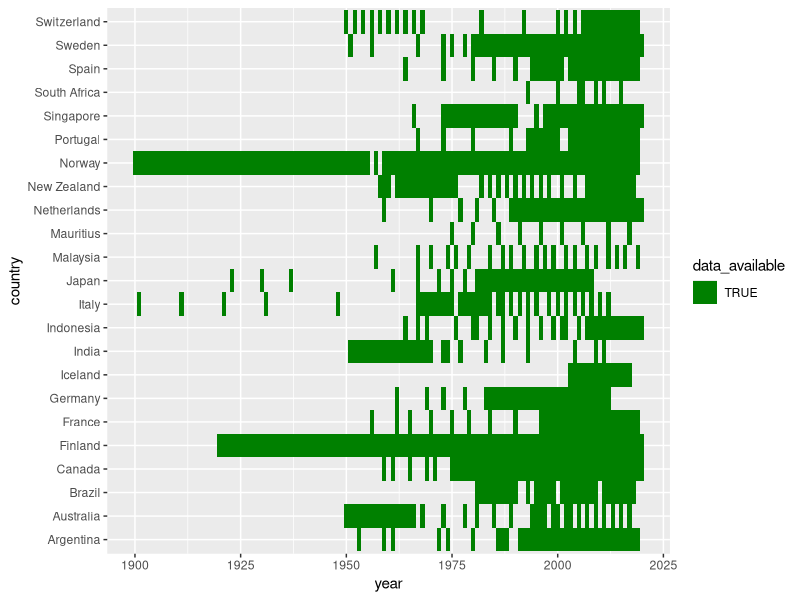
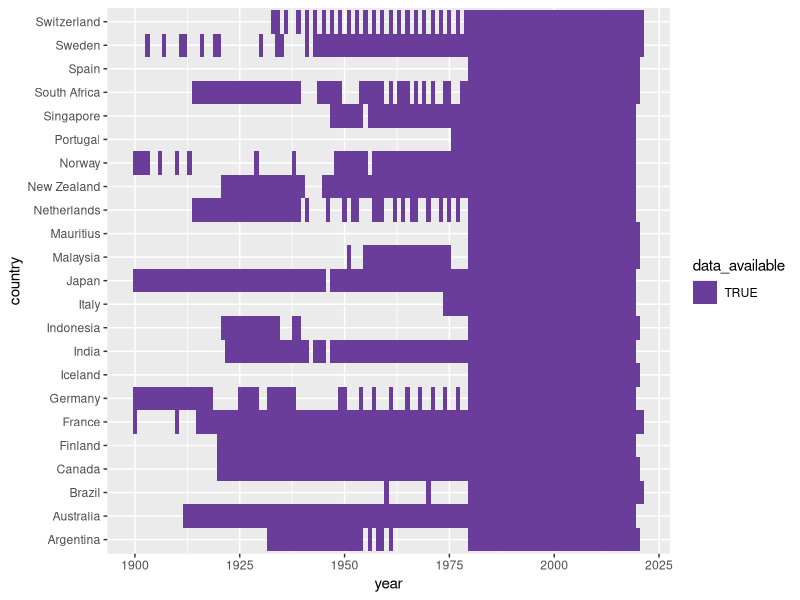
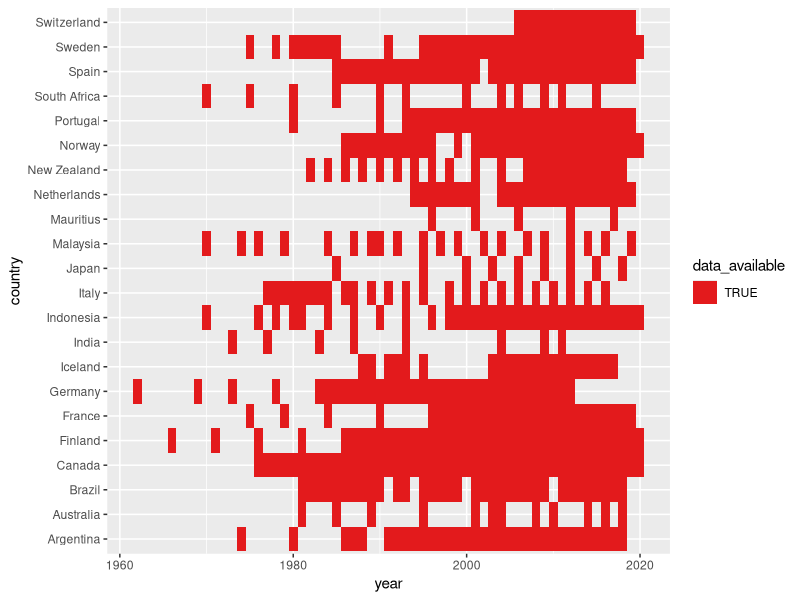
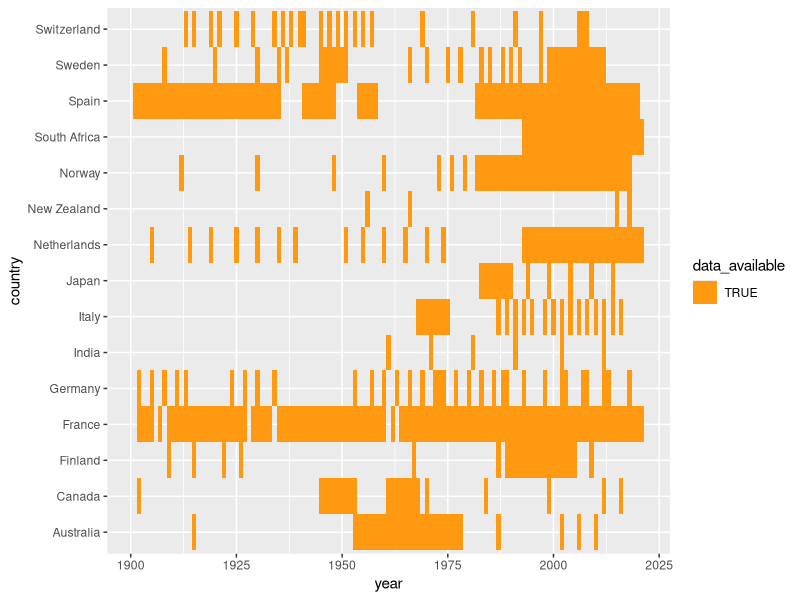
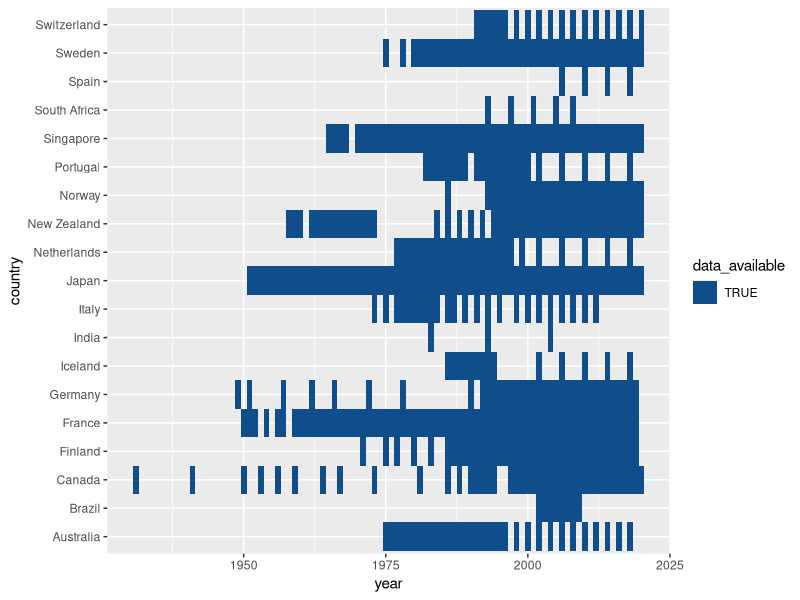

Source code (R) for these figures, in order:
## ---- chunk 1
knitr::opts_chunk$set(echo = TRUE)
## ---- chunk 2
library(data.table)
library(ggplot2)

## ---- chunk 3
raw_df <- read.csv("raw_df.csv")
countries <- unique(raw_df$country)

base <- data.table(country=sort(rep(countries,length(seq(1900,2021)))),year=seq(1900,2021))

overall_income_inequality <- raw_df[raw_df$dimension=="Overall Income Inequality" & substr(raw_df$series_code,1,1)=="F",]
overall_income_inequality$check <- paste0(overall_income_inequality$country,overall_income_inequality$year)
base$check = paste0(base$country,base$year)

a<-c()

for (i in 1:nrow(base)){
  foo<-any(overall_income_inequality$check==base$check[i])
  a<-c(a,foo)
}

base$data_available <- a
base$data_available <- gsub('FALSE', NA, base$data_available)
print(ggplot(base,aes(x=year,y=country,fill=data_available)) + geom_tile(data = subset(base, !is.na(data_available)))  + scale_fill_manual(values=c("#008000", NA)))
## ---- chunk 4
raw_df <- read.csv("raw_df.csv")
countries <- unique(raw_df$country)

base <- data.table(country=sort(rep(countries,length(seq(1900,2021)))),year=seq(1900,2021))

top_income_shares <- raw_df[raw_df$dimension=="Top Income Shares" & substr(raw_df$series_code,1,1)=="F",]
top_income_shares$check <- paste0(top_income_shares$country,top_income_shares$year)
base$check = paste0(base$country,base$year)

a<-c()

for (i in 1:nrow(base)){
  foo<-any(top_income_shares$check==base$check[i])
  a<-c(a,foo)
}

base$data_available <- a
base$data_available <- gsub('FALSE', NA, base$data_available)
print(ggplot(base,aes(x=year,y=country,fill=data_available)) + geom_tile(data = subset(base, !is.na(data_available)))  + scale_fill_manual(values=c("#6a3d9a", NA)))
## ---- chunk 5
raw_df <- read.csv("raw_df.csv")
countries <- unique(raw_df$country)

base <- data.table(country=sort(rep(countries,length(seq(1900,2021)))),year=seq(1900,2021))

poverty <- raw_df[raw_df$dimension=="Poverty" & substr(raw_df$series_code,1,1)=="F",]
poverty$check <- paste0(poverty$country,poverty$year)
base$check = paste0(base$country,base$year)

a<-c()

for (i in 1:nrow(base)){
  foo<-any(poverty$check==base$check[i])
  a<-c(a,foo)
}

base$data_available <- a
base$data_available <- gsub('FALSE', NA, base$data_available)
print(ggplot(base,aes(x=year,y=country,fill=data_available)) + geom_tile(data = subset(base, !is.na(data_available))) + scale_fill_manual(values=c("#e31a1c", NA)))
## ---- chunk 6
raw_df <- read.csv("raw_df.csv")
countries <- unique(raw_df$country)

base <- data.table(country=sort(rep(countries,length(seq(1900,2021)))),year=seq(1900,2021))

wealth_inequality <- raw_df[raw_df$dimension=="Wealth Inequality" & substr(raw_df$series_code,1,1)=="F",]
wealth_inequality$check <- paste0(wealth_inequality$country,wealth_inequality$year)
base$check = paste0(base$country,base$year)

a<-c()

for (i in 1:nrow(base)){
  foo<-any(wealth_inequality$check==base$check[i])
  a<-c(a,foo)
}

base$data_available <- a
base$data_available <- gsub('FALSE', NA, base$data_available)
print(ggplot(base,aes(x=year,y=country,fill=data_available)) + geom_tile(data = subset(base, !is.na(data_available))) + scale_fill_manual(values=c("#FF9912", NA)))
## ---- chunk 7
raw_df <- read.csv("raw_df.csv")
countries <- unique(raw_df$country)

base <- data.table(country=sort(rep(countries,length(seq(1900,2021)))),year=seq(1900,2021))

earnings_dispersion <- raw_df[raw_df$dimension=="Earnings Dispersion" & substr(raw_df$series_code,1,1)=="F",]
earnings_dispersion$check <- paste0(earnings_dispersion$country,earnings_dispersion$year)
base$check = paste0(base$country,base$year)

a<-c()

for (i in 1:nrow(base)){
  foo<-any(earnings_dispersion$check==base$check[i])
  a<-c(a,foo)
}

base$data_available <- a
base$data_available <- gsub('FALSE', NA, base$data_available)
print(ggplot(base,aes(x=year,y=country,fill=data_available)) + geom_tile(data = subset(base, !is.na(data_available))) + scale_fill_manual(values=c("#104E8B", NA)))
